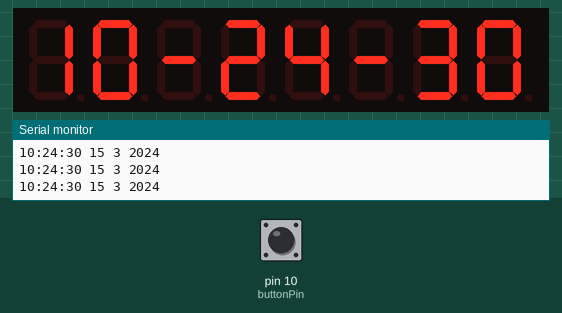
The sketch below on a simulated Arduino Uno, built with avr-gcc and run on an emulated ATmega328P. Parts: 8-digit seven-segment display, the last lines printed to the serial monitor. The test bench sets the inputs (shaded band); at power-on: pin 10 (buttonPin) HIGH. The local clock reads 2024-03-15 10:24:30 at power-on unless the sketch sets it.

Above: at 0.1 s.
At 1.2 s:
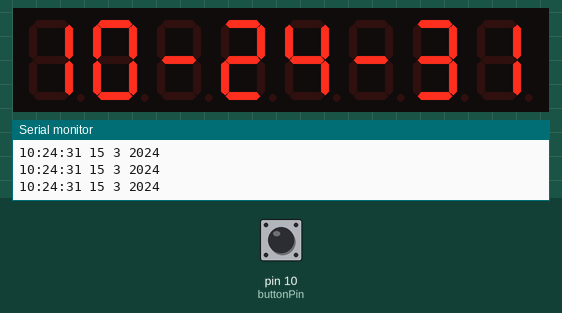
1.3 s: pin 10 (buttonPin) pulled LOW for 0.15 s
At 2.4 s:
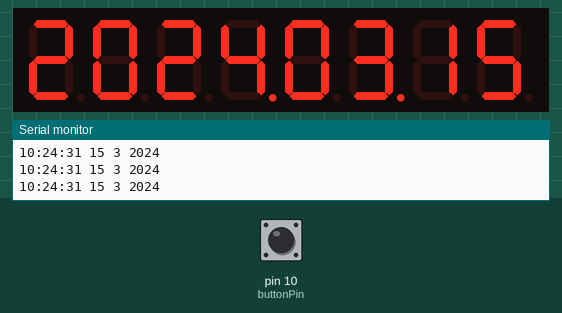
4.4 s: pin 10 (buttonPin) pulled LOW for 1 s
Timing chart, 0 to 7.4 s (numbered marks = the images above; inputs shaded):
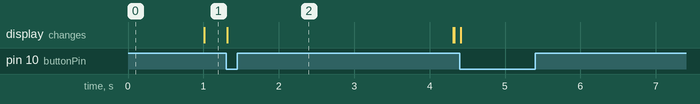

The sketch:

ArduinoClock.ino
```cpp
//時間模組
#include <DS3232RTC.h>    //http://github.com/JChristensen/DS3232RTC
#include <Time.h>         //http://www.arduino.cc/playground/Code/Time
#include <Wire.h>         //http://arduino.cc/en/Reference/Wire (included with Arduino IDE)


//7段顯示器+MAX7219
#include "LedControl.h"
LedControl lc=LedControl(7,6,5,1);  //(Datain pin,CLK pin,LOAD pin,模組數量)

//日期與時間陣列
int mydays[7];
int mytime[5];

const int buttonPin = 10;  //日期pin

void setup() {
  Serial.begin(9600);
  //時間模組
  setSyncProvider(RTC.get);   // the function to get the time from the RTC
  if(timeStatus() != timeSet)
      Serial.println("Unable to sync with the RTC");
  else
      Serial.println("RTC has set the system time");


    /*
   The MAX72XX is in power-saving mode on startup,
   we have to do a wakeup call
   */
  lc.shutdown(0,false);
  /* Set the brightness to a medium values */
  lc.setIntensity(0,8);
  /* and clear the display */
  lc.clearDisplay(0);

  pinMode(buttonPin, INPUT_PULLUP); //日期pin

}

void loop() {
  digitalClockDisplay();  //Serial用
  //delay(1000);


  //讀取時間放入陣列
  mytime[5] = hour()/10;
  mytime[4] = hour()%10;
  mytime[3] = minute()/10;
  mytime[2] = minute()%10;
  mytime[1] = second()/10;
  mytime[0] = second()%10;

  lc.setDigit(0,7,mytime[5],false);
  lc.setDigit(0,6,mytime[4],false);
  lc.setChar(0,5,'-',false);          //文字顯示
  lc.setDigit(0,4,mytime[3],false);
  lc.setDigit(0,3,mytime[2],false);
  lc.setChar(0,2,'-',false);          //文字顯示
  lc.setDigit(0,1,mytime[1],false);
  lc.setDigit(0,0,mytime[0],false);

  //delay(5000);
  //lc.clearDisplay(0);


  //按下開關顯示日期
  if(digitalRead(buttonPin) == LOW){
    lc.clearDisplay(0); //清除畫面

      //讀取日期放入陣列
    mydays[7] = year()/1000;
    mydays[6] = year()/100%10;
    mydays[5] = year()/10%100%10;
    mydays[4] = year()%10;
    mydays[3] = month()/10;
    mydays[2] = month()%10;
    mydays[1] = day()/10;
    mydays[0] = day()%10;

    lc.setDigit(0,7,mydays[7],false);
    lc.setDigit(0,6,mydays[6],false);
    lc.setDigit(0,5,mydays[5],false);
    lc.setDigit(0,4,mydays[4],true);
    lc.setDigit(0,3,mydays[3],false);
    lc.setDigit(0,2,mydays[2],true);
    lc.setDigit(0,1,mydays[1],false);
    lc.setDigit(0,0,mydays[0],false);

    delay(3000);//顯示時間
    lc.clearDisplay(0); //清除畫面
  }


}

void digitalClockDisplay(void)  //Serial檢查用
{
    // digital clock display of the time
    Serial.print(hour());
    printDigits(minute());
    printDigits(second());
    Serial.print(' ');
    Serial.print(day());
    Serial.print(' ');
    Serial.print(month());
    Serial.print(' ');
    Serial.print(year());
    Serial.println();
}

void printDigits(int digits)
{
    // utility function for digital clock display: prints preceding colon and leading 0
    Serial.print(':');
    if(digits < 10)
        Serial.print('0');
    Serial.print(digits);
}
```

Measured:
- after the input at 1.3 s, the display: changes at once (image 2)
